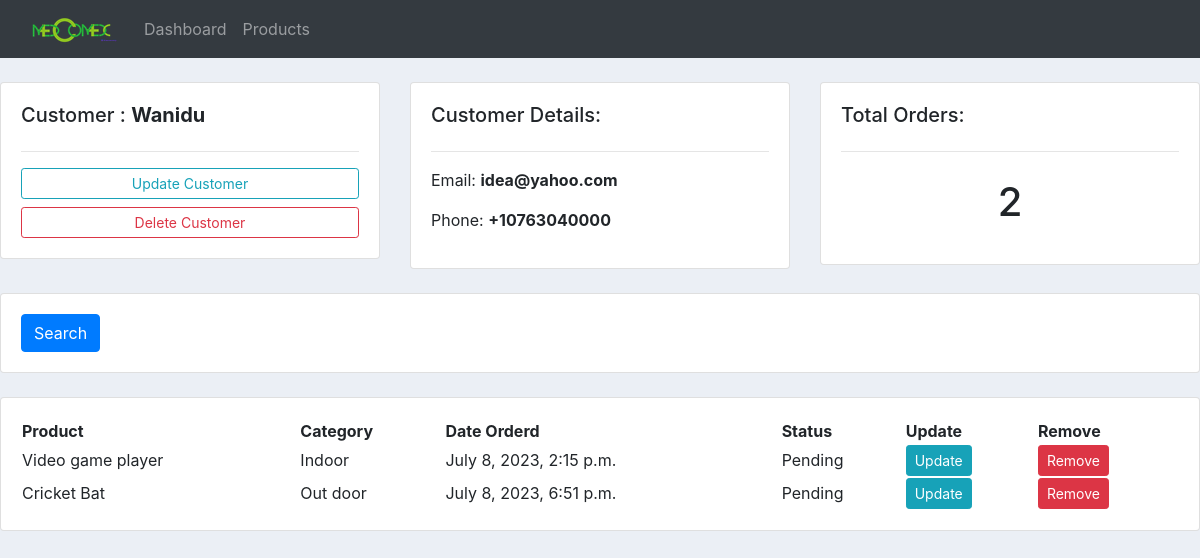
Page /customer/11/ on the committed database.
### accounts/models.py (models this page shows, shortened)
class Customer(models.Model):
    name = models.CharField(max_length=200, null=True)
    phone = models.CharField(max_length=200, null=True)
    email = models.CharField(max_length=200, null=True)
    date_created = models.DateTimeField(auto_now_add=True, null=True)
    def __str__(self):
        return self.name

class Order(models.Model):
    STATUS = (
        ('Pending', 'Pending'),
        ('Out for delivery', 'Out for delivery'),
        ('Delivered', 'Delivered')
    )
    customer = models.ForeignKey(Customer, null=True, on_delete=models.SET_NULL)
    product = models.ForeignKey(Product, null=True, on_delete=models.SET_NULL)
    date_created = models.DateTimeField(auto_now_add=True, null=True)
    status = models.CharField(max_length=200, null=True, choices=STATUS)

class Product(models.Model):
    CATEGORY = (
        ('Indoor', 'Indoor'),
        ('Out door', 'Out door')
    )
    name = models.CharField(max_length=200, null=True)
    price = models.FloatField(null=True)
    category = models.CharField(max_length=200, null=True, choices=CATEGORY)
    description = models.CharField(max_length=200, null=True)
    date_created = models.DateTimeField(auto_now_add=True, null=True)
    tags = models.ManyToManyField(Tag)

### accounts/views.py (the view)
# urls.py: path('customer/<str:pk>/', views.customer, name='customer'),
def customer(request, pk):
    customer = Customer.objects.get(id=pk)
    form_order = CustomerForm(instance=customer)
    input_tags = []
    for field in form_order:
        input_tags.append(field.as_widget())
    contex = {
        'pk':customer.id,
        'name':customer,
        'phone':customer.phone,
        'email':customer.email,
        'orders':customer.order_set.all(),
        'total_orders':customer.order_set.all().count(),
        'form_order':input_tags,
    }
    return render(request, 'accounts/customer.html', contex)

### accounts/templates/accounts/customer.html (shortened to what this page needs)
{% extends 'accounts/main.html' %}
{% block content %}
{% load static %}
<br>
<div class="row">
    <div class="col-md">
        <div class="card card-body">
            <h5>Customer : <b>{{name}}</b></h5> <hr>
            <button class="btn btn-outline-info btn-sm btn-block" id='cus_up_bt'>Update Customer</button>
            <a class="btn btn-outline-danger btn-sm btn-block" id='cus_del_bt' href= "{% url 'remove_cus' pk %}">Delete Customer</a>
        </div>
    </div>
    <div class="col-md">
        <div class="card card-body">
            <h5>Customer Details:</h5> <hr>
            <p>Email: <b>{{email}}</b></p>
            <p>Phone: <b>{{phone}}</b></p>
        </div>
    </div>
    <div class="col-md">
        <div class="card card-body">
            <h5>Total Orders:</h5> <hr>
            <h1 style="text-align:center; padding:10px">{{total_orders}}</h1>
        </div>
    </div>
</div>
<br>
<div class="row">
    <div class="col">
        <div class="card card-body">
            <form method="get">
                <button class="btn btn-primary" type="submit">Search</button>
            </form>
        </div>
    </div>
</div><br>
<div class="row">
    <div class="col-md">
        <div class="card card-body">
            <table>
                <tr>
                    <th>Product</th>
                    <th>Category</th>
                    <th>Date Orderd</th>
                    <th>Status</th>
                    <th>Update</th>
                    <th>Remove</th>
                </tr>
                {% for order in orders %}
                    <tr>
                        <td>{{order.product.name}}</td>
                        <td>{{order.product.category}}</td>
                        <td>{{order.date_created}}</td>
                        <td>{{order.status}}</td>
                        <td><a class="btn btn-sm btn-info" href="">Update</a></td>
                        <td><a class="btn btn-sm btn-danger"href="">Remove</a></td>
                    </tr>
                {% endfor %}
            </table>
        </div>
    </div>
</div>
{% endblock %}

### accounts/static/css/main.css (style rules this page uses)
body { background-color: #ebeff5; }

### rows in the picture
Customer: name "Wanidu", email "idea@yahoo.com", phone "+10763040000"
Order: product.name "Video game player", product.category "Indoor", date_created "July 8, 2023, 2:15 p.m.", status "Pending"
Order: product.name "Cricket Bat", product.category "Out door", date_created "July 8, 2023, 6:51 p.m.", status "Pending"

### other values in the picture
{{ total_orders }} "2"
